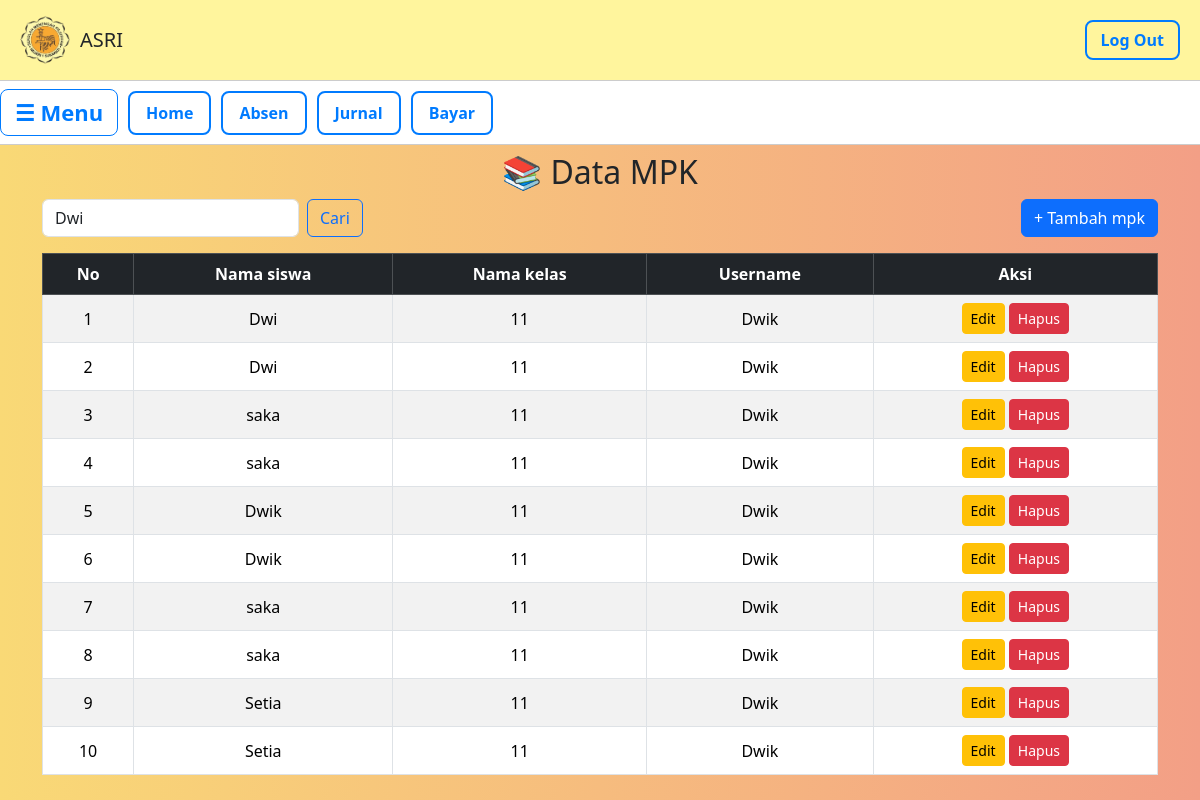
The app's page /Data/MPK/mpk.php?cari=Dwi with its own data.
### tables this page shows
CREATE TABLE `mpk` (
  `id_mpk` int NOT NULL,
  `id_siswa` int NOT NULL,
  `id_kelas` int NOT NULL,
  `username` varchar(20) NOT NULL,
  `password` varchar(35) NOT NULL
);

CREATE TABLE `siswa` (
  `id_siswa` int NOT NULL,
  `nama_siswa` varchar(50) NOT NULL,
  `no_absen` int NOT NULL,
  `nis` int NOT NULL,
  `nisn` varchar(15) NOT NULL,
  `tgl_lahir` date NOT NULL,
  `alamat` text NOT NULL,
  `telp` varchar(15) NOT NULL,
  `id_kelas` int NOT NULL
);

CREATE TABLE `kelas` (
  `id_kelas` int NOT NULL,
  `nama_kelas` varchar(12) NOT NULL,
  `id_guru` int NOT NULL,
  `id_jurusan` int NOT NULL
);

### Data/MPK/mpk.php (the view, shortened to what this page needs)
<!DOCTYPE html>
<html lang="id">
<head>
  <link rel="stylesheet" href="../../admin.css">
</head>
<body>
  <header>
    <div class="logo">
      <img src="../../Image/lgo.png" alt="Logo">
      <h1>ASRI</h1>
    </div>
    <a href="../../index.php" class="logout">Log Out</a>
  </header>
  <div class="navbar">
    <button class="menu-toggle" onclick="toggleSidebar()">☰ Menu</button>
    <a href ="../../Data/data.php" class="btn-secondary">Home</a>
    <a href="../../Data/absen/absen.php" class="btn-secondary">Absen</a>
    <a href="../../Data/jurnal/jurnal.php" class="btn-secondary">Jurnal</a>
    <a href="../../Data/bayar/pembayaran.php" class="btn-secondary">Bayar</a>
  </div>
<?php
include "../../koneksi.php";
$cari = "";
if (isset($_GET['cari']) && $_GET['cari'] != "") {
    $cari = $_GET['cari'];
    $result = mysqli_query($koneksi, "SELECT * FROM mpk, siswa, kelas
                                      WHERE mpk.id_siswa = siswa.id_siswa
                                      AND mpk.id_kelas = kelas.id_kelas
                                      AND nama_siswa LIKE '%$cari%'
                                      OR username LIKE '%$cari%'
                                      ORDER BY id_mpk DESC");
} else {
    $result = mysqli_query($koneksi, "SELECT * FROM mpk, siswa, kelas  WHERE mpk.id_siswa = siswa.id_siswa AND mpk.id_kelas = kelas.id_kelas ORDER BY id_mpk DESC");
}
?>
<link href="https://cdn.jsdelivr.net/npm/bootstrap@5.3.3/dist/css/bootstrap.min.css" rel="stylesheet">
<div class="container mt-2">
    <h2 class="mb-2 text-center">📚 Data MPK</h2>
    <div class="d-flex justify-content-between mb-3">
        <form class="d-flex" method="get" action="">
            <input class="form-control me-2" type="search" name="cari" placeholder="Cari mpk..." value="<?= htmlspecialchars($cari) ?>">
            <button class="btn btn-outline-primary" type="submit">Cari</button>
        </form>
        <a href="mpk_tambah.php" class="btn btn-primary">+ Tambah mpk</a>
    </div>
    <div class="table-responsive">
        <table class="table table-bordered table-striped table-hover align-middle text-center">
            <thead class="table-dark">
                <tr>
                    <th>No</th>
                    <th>Nama siswa</th>
                    <th>Nama kelas</th>
                    <th>Username</th>
                    <th>Aksi</th>
                </tr>
            </thead>
            <tbody>
            <?php
            $no = 1;
            if (mysqli_num_rows($result) > 0) {
                while ($row = mysqli_fetch_assoc($result)) { ?>
                    <tr>
                        <td><?= $no++ ?></td>
                        <td><?= $row['nama_siswa'] ?></td>
                        <td><?= $row['nama_kelas'] ?></td>
                        <td><?= $row['username'] ?></td>
                        <td>
                            <a href="mpk_edit.php?id=<?= $row['id_mpk'] ?>" class="btn btn-sm btn-warning">Edit</a>
                            <a href="mpk_hapus.php?id=<?= $row['id_mpk'] ?>"
                               class="btn btn-sm btn-danger"
                               onclick="return confirm('Yakin ingin menghapus mpk ini?')">Hapus</a>
                        </td>
                    </tr>
            <?php }
            } else { ?>
                <tr>
                    <td colspan="5" class="text-center text-muted">⚠️ Data tidak ditemukan</td>
                </tr>
            <?php } ?>
            </tbody>
        </table>
    </div>
</div>

### admin.css (style rules this page uses)
body { margin: 0; font-family: Arial, sans-serif; background: linear-gradient(90deg , #f9d976, #f39f86); }
header { background: #fff59d; padding: 15px 20px; display: flex; justify-content: space-between; align-items: center; border-bottom: 1px solid #ccc; flex-wrap: wrap; }
header .logo { display: flex; align-items: center; gap: 10px; }
header img { height: 50px; }
header h1 { font-size: 20px; margin: 0; }
.logout { border: 2px solid #007bff; background: none; color: #007bff; padding: 6px 14px; border-radius: 8px; font-weight: bold; text-decoration: none; transition: 0.3s; }
.btn-secondary { display: inline-block; background: #fff; color: #007bff; border: 2px solid #007bff; padding: 8px 16px; border-radius: 8px; text-decoration: none; font-weight: bold; transition: 0.3s; }
.navbar { background: white; display: flex; align-items: center; gap: 10px; padding: 10px; flex-wrap: wrap; border-bottom: 1px solid #ccc; justify-content: flex-start !important; }
.navbar button { border: 1px solid #007bff; background: none; color: #007bff; padding: 6px 14px; border-radius: 8px; font-weight: bold; cursor: pointer; transition: 0.3s; }
.menu-toggle { font-size: 22px; cursor: pointer; border: none; background: none; }

### records on screen
mpk: siswa.nama_siswa "Dwi", kelas.nama_kelas "11", username "Dwik", id_kelas.nama_kelas "11", siswa.nama_siswa "saka", id_siswa.nama_siswa "Dwik", siswa.nama_siswa "Setia"
